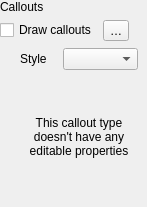
                    <widget class="QWidget" name="scrollAreaWidgetContents_7">
                     <property name="geometry">
                      <rect>
                       <x>0</x>
                       <y>0</y>
                       <width>147</width>
                       <height>207</height>
                      </rect>
                     </property>
                     <layout class="QGridLayout" name="gridLayout_46">
                      <property name="leftMargin">
                       <number>0</number>
                      </property>
                      <property name="topMargin">
                       <number>0</number>
                      </property>
                      <property name="rightMargin">
                       <number>0</number>
                      </property>
                      <property name="bottomMargin">
                       <number>0</number>
                      </property>
                      <item row="0" column="0">
                       <layout class="QGridLayout" name="gridLayout_43">
                        <item row="1" column="0">
                         <widget class="QCheckBox" name="mCalloutsDrawCheckBox">
                          <property name="sizePolicy">
                           <sizepolicy hsizetype="Maximum" vsizetype="Fixed">
                            <horstretch>0</horstretch>
                            <verstretch>0</verstretch>
                           </sizepolicy>
                          </property>
                          <property name="text">
                           <string>Draw callouts</string>
                          </property>
                         </widget>
                        </item>
                        <item row="0" column="0">
                         <widget class="QLabel" name="label_511">
                          <property name="text">
                           <string>Callouts</string>
                          </property>
                         </widget>
                        </item>
                        <item row="1" column="2">
                         <spacer name="horizontalSpacer_15">
                          <property name="orientation">
                           <enum>Qt::Horizontal</enum>
                          </property>
                          <property name="sizeHint" stdset="0">
                           <size>
                            <width>0</width>
                            <height>20</height>
                           </size>
                          </property>
                         </spacer>
                        </item>
                        <item row="1" column="1">
                         <widget class="QgsPropertyOverrideButton" name="mCalloutDrawDDBtn">
                          <property name="text">
                           <string>…</string>
                          </property>
                         </widget>
                        </item>
                        <item row="2" column="0" colspan="3">
                         <widget class="QFrame" name="mCalloutFrame">
                          <layout class="QGridLayout" name="gridLayout_45" columnstretch="0,0,0">
                           <property name="leftMargin">
                            <number>20</number>
                           </property>
                           <property name="topMargin">
                            <number>1</number>
                           </property>
                           <item row="0" column="1" colspan="2">
                            <widget class="QComboBox" name="mCalloutStyleComboBox"/>
                           </item>
                           <item row="1" column="0" colspan="3">
                            <widget class="QStackedWidget" name="mCalloutStackedWidget">
                             <widget class="QWidget" name="pageDummy">
                              <layout class="QVBoxLayout" name="verticalLayout_19">
                               <item>
                                <widget class="QLabel" name="label_45">
                                 <property name="text">
                                  <string>This callout type doesn't have any editable properties</string>
                                 </property>
                                 <property name="alignment">
                                  <set>Qt::AlignCenter</set>
                                 </property>
                                 <property name="wordWrap">
                                  <bool>true</bool>
                                 </property>
                                </widget>
                               </item>
                              </layout>
                             </widget>
                            </widget>
                           </item>
                           <item row="0" column="0">
                            <widget class="QLabel" name="label_11">
                             <property name="text">
                              <string>Style</string>
                             </property>
                            </widget>
                           </item>
                          </layout>
                         </widget>
                        </item>
                       </layout>
                      </item>
                     </layout>
                    </widget>
